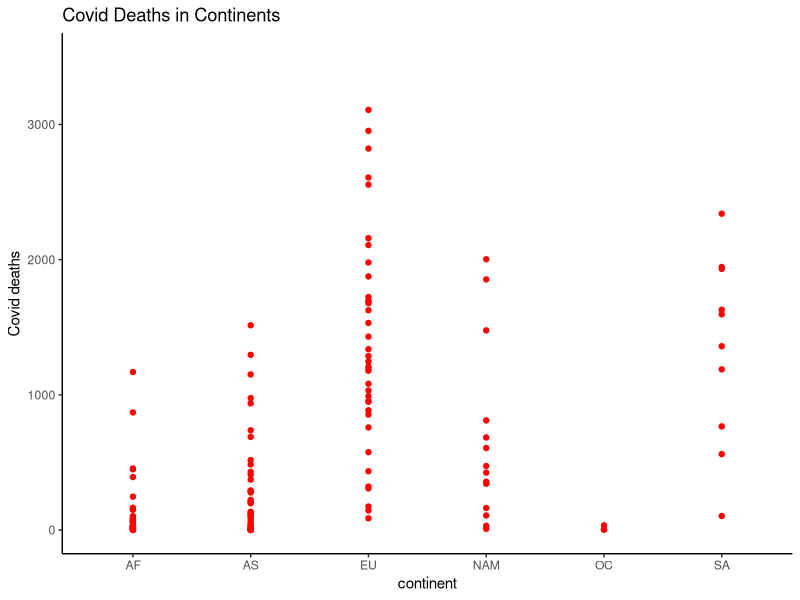
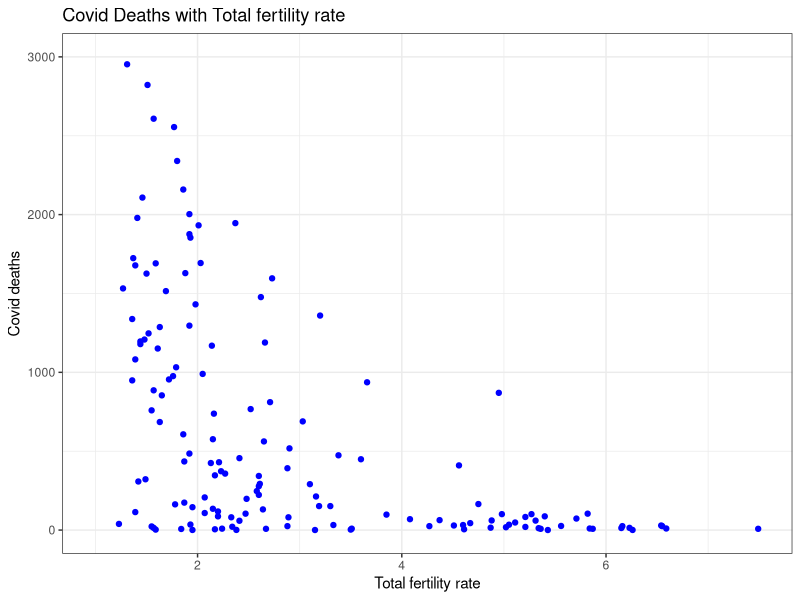

R code for these plots, in order: (Note: this script raises an error after producing the figures.)
#loading library
library(ggplot2)
library(dplyr)
library(MASS)
library(nnet)
library(caret)
library(corrplot)

#importing dataset
setwd('C:\\Users\\hp\\Desktop\\Masters\\Summer Term\\335- Modelling\\Final project\\code')
dataset<- read.csv("project_data.csv",header = TRUE)
#fixing uppercase error in continent
dataset$continent <- toupper(dataset$continent)
df<- dataset
#Question 1
#dimension of dataset
dim(df)
attach(df)
#finding summaries details of attributes
summary(covid_deaths)
summary(child_mort)
summary(exports)
summary(health)
summary(imports)
summary(total_fer)
summary(pop_dens)
summary(income)
summary(gdpp)
attach(df)
#first graph to show relation ship between covid deaths and continents
ggplot(df,aes(x=continent,y=covid_deaths)) + geom_point(color="red")+
  ylab("Covid deaths")+ylim(0,3500)+theme_classic()+ggtitle("Covid Deaths in Continents")

# graph to show relation ship between covid deaths and Total fertility
ggplot(df,aes(y=covid_deaths,x=total_fer)) + geom_point(color="blue")+xlim(1,7.5)+ylim(0,3000)+
  ylab("Covid deaths")+xlab("Total fertility rate")+theme_bw()+ggtitle("Covid Deaths with Total fertility rate")


#question2 
#taking attributes 3 to 12(10)
# K-means clustering with k=5

k=5;
kdata <-df[,c(3:12)]
names(kdata)
set.seed(123)
kd <- kmeans(kdata,centers=K, nstart=20)

kdata$cluster <- kd$cluster
kdata$continent<-as.factor(df$continent)
kdata$covid<-df$covid_deaths

kc<- as.data.frame(kdata$cluster)
#ploting graph of clusters and continent
ggplot(kdata,aes(x=cluster,fill=continent)) + geom_bar()+theme_classic()+ggtitle("Clusters and Continents")+
  ylab("Total Countries in cluster")
kd$size
#Agglomerative Clustering
hdata <- dist(df[,c(3:12)])
hd <- hclust(hdata, method="complete")
hc <- as.data.frame(cutree(hd, k=5) )

#binding both cluster values
cbind(hc ,kc)
#calculating accuracy value
mean(hc==kc)
#this is to get clusters centers
round(kd$centers,2)

#Question 3
#To convert into binary variable finding threshold
mean(covid_deaths)

#creating new binary variable
df<-df %>% mutate(covid_deaths_bin=ifelse(covid_deaths>654.798,1,0))
attach(df)

summary(as.factor(df$covid_deaths_bin))
#fitting logistic regression model with 11 attributes
model=glm(covid_deaths_bin ~ X + child_mort + exports + health + imports + income + inflation + life_expec + total_fer + gdpp + pop_dens ,family = binomial,data=df)

modelpredict <- predict(model, type="response" )

#for converting probabilities values into categorical
modelpredict1 = rep(0 ,148)
modelpredict1[modelpredict>0.5]=1
df$Covid_deaths<-covid_deaths
df$Prediction_probability<-modelpredict


#finding accuracy of model


mean(df$covid_deaths_bin==modelpredict1)
#confusion matrix
table(covid_deaths_bin,modelpredict1)
#graph
ggplot(df,aes(x=Covid_deaths,y=Prediction_probability))+geom_point(size=0.5,color="brown",alpha=0.5)+stat_smooth(method="glm", se=FALSE, method.args = list(family=binomial)) + 
  labs(title = "Covid deaths prediction", x = "Covid Deaths",y = "Probability of predicting covid deaths")
specificity(actual=covid_deaths_bin,predicted=modelpredict)
sensitivity(actual=covid_deaths_bin,predicted=modelpredict)
#Question 4

data<-dataset
#converting into labels for classification
data1<-data %>% mutate(covid_deaths_labels=case_when(covid_deaths > 1900 ~ "Very High",
                                                     between(covid_deaths,1000,1900) ~ "High",
                                                     between(covid_deaths,500,1000)  ~ "Low",TRUE ~"Very Low"))

summary(as.factor(data1$covid_deaths_labels))
#finding correlation
corrplot(cor(data[,3:12]))

#LDA
set.seed(123)
lda=lda(covid_deaths_labels ~ X + child_mort + income+ exports + health + imports + inflation +total_fer  + pop_dens , data=data1 )

ldapredict <- predict(lda)$class
mean(ldapredict==data1$covid_deaths_labels)
#QDA
qda <- qda(covid_deaths_labels ~ X + child_mort + income+ exports + health + imports + inflation +total_fer  + pop_dens , data=data1 )
qdapredict <- predict(qda)$class

#Logistic Regression for multi-classification
test <- multinom(covid_deaths_labels ~ X + child_mort + income + exports + health  + imports + inflation + total_fer + pop_dens,data=data1)
glmpredict <- predict(test)


#Finding accuracy for models
mean(ldapredict==data1$covid_deaths_labels)
mean(qdapredict==data1$covid_deaths_labels)
mean(glmpredict==data1$covid_deaths_labels)

#confusion matrix
x1<-table(predicted =ldapredict ,actual= data1$covid_deaths_labels)
x2<-table(qdapredict , data1$covid_deaths_labels)
x3<-table(glmpredict , data1$covid_deaths_labels)

x1;x2;x3


#k-fold cv validation with k=10
set.seed(123)
t <- trainControl(method = "cv", number  = 5)

#for LDA
ld <- train(covid_deaths_labels ~ X+child_mort + income+ exports + health + imports + inflation + total_fer + pop_dens, 
            data = data1, method = "lda",trControl = t)
ld$results$Accuracy

#for QDA
qd <- train(covid_deaths_labels ~ X+child_mort + income+ exports + health + imports + inflation + total_fer + pop_dens, 
            data = data1, method = "qda",trControl = t)
qd$results$Accuracy

#for Logistic regression
lg <- train(covid_deaths_labels ~X+ child_mort + income+ exports + health + imports + inflation + total_fer + pop_dens, 
            data = data1, method ="multinom",trControl = t)
lg$results$Accuracy

